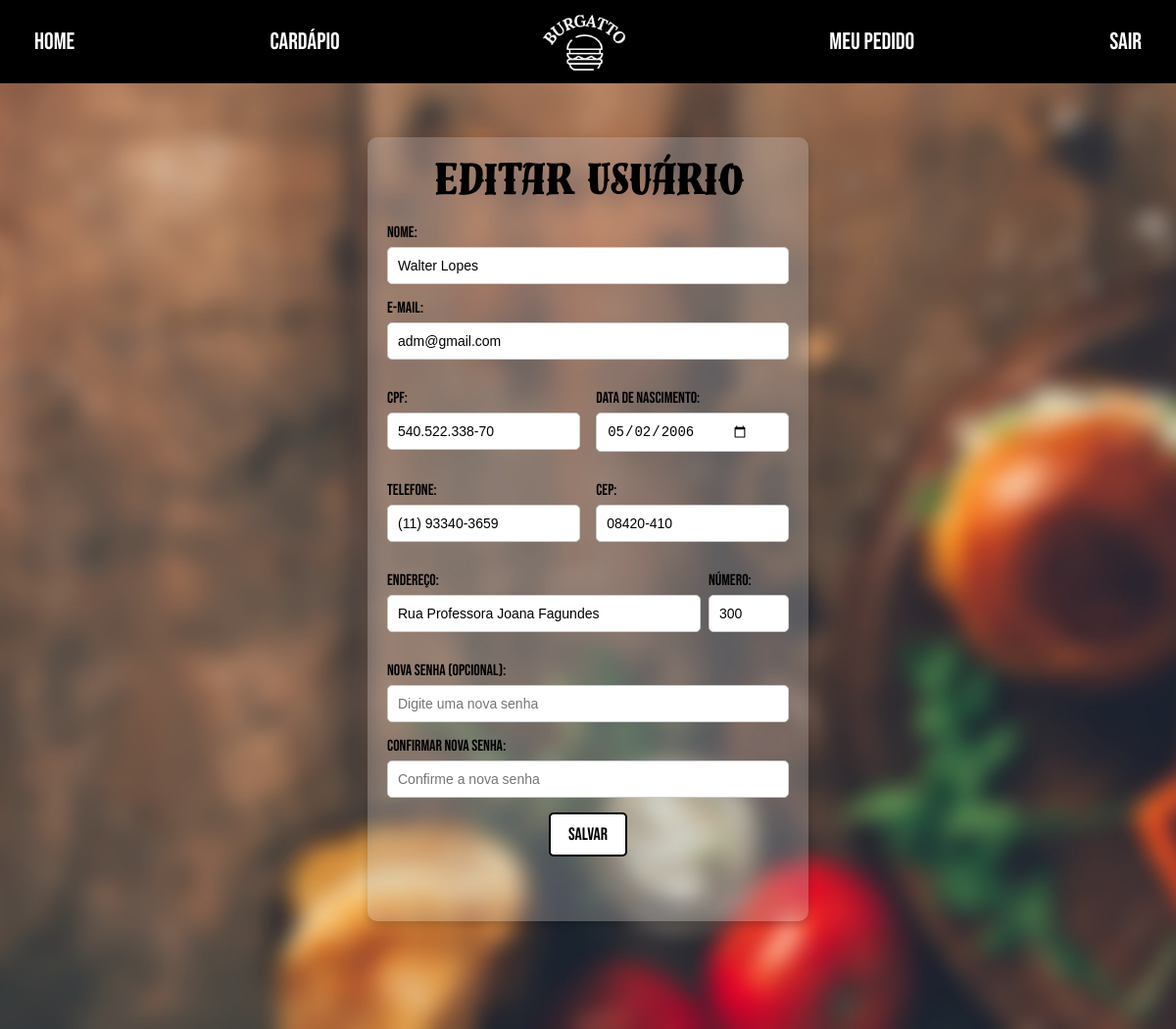
Page /editarUsuario.php?cod=1 (signed in) on the committed database.
### tables this page shows
CREATE TABLE IF NOT EXISTS `tb_usuarios` (
  `cod_usuario` int NOT NULL AUTO_INCREMENT,
  `nome_usuario` varchar(100) NOT NULL,
  `cpf_usuario` varchar(14) NOT NULL,
  `data_nasc_usuario` date DEFAULT NULL,
  `email_usuario` varchar(100) NOT NULL,
  `senha_usuario` varchar(255) NOT NULL,
  `telefone_usuario` varchar(15) NOT NULL,
  `cep_usuario` varchar(9) NOT NULL,
  `endereco_usuario` varchar(100) NOT NULL,
  `numero_endereco_usuario` int NOT NULL,
  `tipo_usuario` varchar(50) NOT NULL,
  `condicaoUsuario` char(1) NOT NULL DEFAULT 'a',
  PRIMARY KEY (`cod_usuario`),
  UNIQUE KEY `email_usuario` (`email_usuario`)
);

### editarUsuario.php (the view, shortened to what this page needs)
<?php
include('head.php');
require('connect.php');
$cod = intval($_GET['cod']);
$busca = mysqli_query($con, "SELECT * FROM `tb_usuarios` WHERE `cod_usuario` = $cod");
$usuario = mysqli_fetch_assoc($busca);
?>
<body>
    <?php include('menu.php'); ?>
    <div class="fundoCadastro">
        <form class="formUsuario" action="editarUsuario.act.php" method="post" enctype="multipart/form-data" id="formCadastro">
            <h1>Editar Usuário</h1>
            <p>
                <label for="nome">Nome:</label>
                <input type="text" name="nome" value="<?php echo htmlspecialchars($usuario['nome_usuario']); ?>" required>
            </p>
            <p>
                <label for="email">E-mail:</label>
                <input type="text" name="email" value="<?php echo htmlspecialchars($usuario['email_usuario']); ?>" required>
            </p>
            <div class="grupoCampos">
                <p>
                    <label for="cpf">CPF:</label>
                    <input type="text" name="cpf" id="cpf" value="<?php echo htmlspecialchars($usuario['cpf_usuario']); ?>" required>
                </p>
                <p>
                    <label for="data_nascimento">Data de nascimento:</label>
                    <input type="date" name="data_nasc" value="<?php echo $usuario['data_nasc_usuario']; ?>" required>
                </p>
            </div>
            <div class="grupoCampos">
                <p>
                    <label for="telefone">Telefone:</label>
                    <input type="text" name="telefone" id="telefone" value="<?php echo htmlspecialchars($usuario['telefone_usuario']); ?>" required>
                </p>
                <p>
                    <label for="cep">CEP:</label>
                    <input type="text" name="cep" id="cep" value="<?php echo htmlspecialchars($usuario['cep_usuario']); ?>" required maxlength="9" onblur="buscarEndereco()">
                </p>
            </div>
            <div class="grupoCampos2">
                <p>
                    <label for="endereco">Endereço:</label>
                    <input type="text" name="endereco" id="endereco" value="<?php echo htmlspecialchars($usuario['endereco_usuario']); ?>" required readonly>
                </p>
                <p>
                    <label for="numero">Número:</label>
                    <input type="text" name="num_endereco" id="num_endereco" value="<?php echo htmlspecialchars($usuario['numero_endereco_usuario']); ?>" required>
                </p>
            </div>
            <p>
                <label for="senha">Nova Senha (opcional):</label>
                <input type="password" name="senha" placeholder="Digite uma nova senha">
            </p>
            <p>
                <label for="confirmarSenha">Confirmar Nova Senha:</label>
                <input type="password" name="confirmarSenha" placeholder="Confirme a nova senha">
            </p>
            <p><input type="submit" value="Salvar"></p>
        </form>
    </div>
</body>
</html>

### style.css (style rules this page uses)
* { margin: 0; padding: 0; }
* { margin: 0; padding: 0; box-sizing: border-box; }
body { background-color: black; }
.fundoCadastro { background-image: url(imgs/artesanal1.jpg); background-size: cover; height: 1050px; padding-top: 20px; }
#formCadastro { width: 450px; height: 800px; margin: 120px auto; background: rgba(194, 192, 192, 0.3); border-radius: 10px; padding: 20px; box-shadow: 0 4px 10px rgba(0, 0, 0, 0.2); text-align: center; position: relative; }
#formCadastro h1 { font-size: 40px; color: black; margin-bottom: 15px; font-family: 'Fonte3'; }
#formCadastro p { margin: 15px 0; position: relative; color: black; font-family: 'Fonte1'; }
#formCadastro p label { display: block; text-align: left; color: black; margin-bottom: 5px; }
#formCadastro p input[type="text"], #formCadastro p input[type="password"], #formCadastro p input[type="date"] { width: 100%; padding: 10px; padding-right: 40px; border: 1px solid #ccc; border-radius: 5px; font-size: 14px; box-sizing: border-box; }
#formCadastro p input[type="submit"] { width: 80px; height: 45px; background-color: white; color: black; border: none; padding: 10px 15px; border-radius: 5px; border: solid 2px black; font-size: 18px; cursor: pointer; font-family: 'Fonte1'; transition: background-color 0.3s ease; transition: ease-in-out 0.2s; }
.grupoCampos { display: flex; justify-content: space-between; }
.grupoCampos p { width: 48%; }
.grupoCampos2 { display: flex; justify-content: space-between; align-items: center; }
.grupoCampos2 p { display: flex; flex-direction: column; width: 100%; }
.grupoCampos2 p:nth-child(1) { width: 78%; }
.grupoCampos2 p:nth-child(2) { width: 20%; }

### rows in the picture
tb_usuarios: nome "Walter Lopes", email "adm@gmail.com", cpf "540.522.338-70", data_nasc "05/02/2006", telefone "(11) 93340-3659", cep "08420-410", endereco "Rua Professora Joana Fagundes", num_endereco "300"
